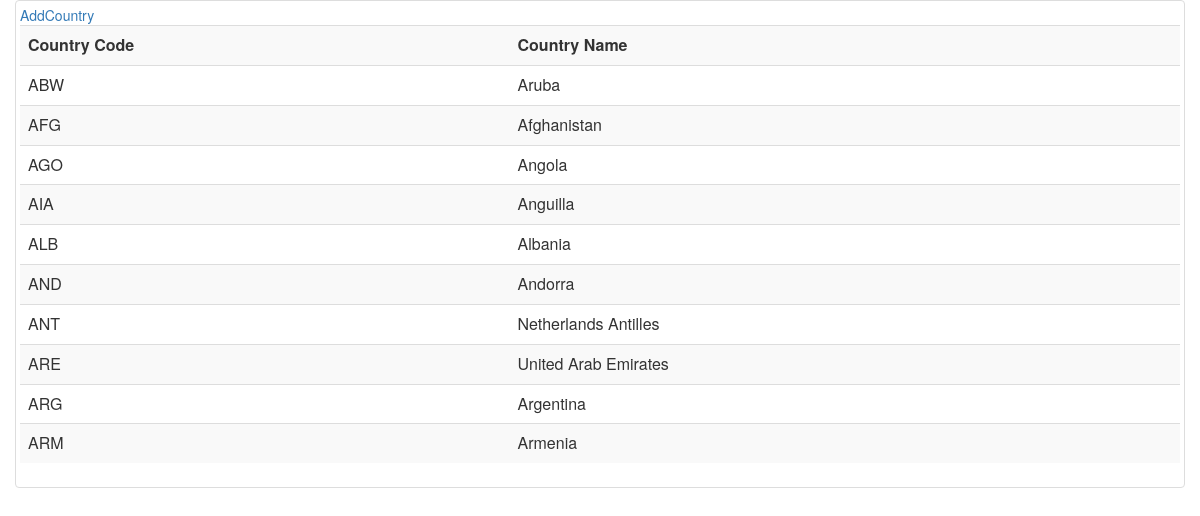
The page / on the database its author committed.
### tables this page shows
CREATE TABLE `country` (
  `Code` CHAR(3) NOT NULL DEFAULT '',
  `Name` CHAR(52) NOT NULL DEFAULT '',
  PRIMARY KEY (`Code`)
);

### index.php (the view, shortened to what this page needs)
<html>
    <link rel="stylesheet" href="https://maxcdn.bootstrapcdn.com/bootstrap/3.3.7/css/bootstrap.min.css">
    <body>
        <div class='container thumbnail'>
    <a href="addcountry.php" style="text-align:center"> AddCountry</a>
    <?php
    $db = new mysqli('localhost','vahiniraju','','world_x');
    if($db->connect_errno != 0)
    {
        die("Error in DB connection $db->connect_errno ");
    }
    else
    {
        printf("<table  class='table table-striped'>");
        printf("<tr><th>Country Code</th><th>Country Name</th></tr>");
        $quer = $db->query("SELECT name,code FROM country");
        while($row = $quer->fetch_assoc())
            {
                printf("<tr><td>%s</td><td>%s</td></tr>\n", $row['code'],$row['name']);
            }
        printf("</table>");
        printf("</div>");
    }
    ?>
    </body>
</html>

### rows shown on the page
country: Code "ABW", Name "Aruba"
country: Code "AFG", Name "Afghanistan"
country: Code "AGO", Name "Angola"
country: Code "AIA", Name "Anguilla"
country: Code "ALB", Name "Albania"
country: Code "AND", Name "Andorra"
country: Code "ANT", Name "Netherlands Antilles"
country: Code "ARE", Name "United Arab Emirates"
country: Code "ARG", Name "Argentina"
country: Code "ARM", Name "Armenia"
